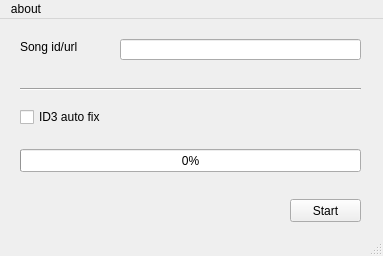
<?xml version="1.0" encoding="UTF-8"?>
<ui version="4.0">
 <class>MainWindow</class>
 <widget class="QMainWindow" name="MainWindow">
  <property name="enabled">
   <bool>true</bool>
  </property>
  <property name="geometry">
   <rect>
    <x>0</x>
    <y>0</y>
    <width>383</width>
    <height>256</height>
   </rect>
  </property>
  <property name="windowTitle">
   <string>MainWindow</string>
  </property>
  <widget class="QWidget" name="centralwidget">
   <widget class="QLineEdit" name="lineEdit">
    <property name="geometry">
     <rect>
      <x>120</x>
      <y>20</y>
      <width>241</width>
      <height>21</height>
     </rect>
    </property>
   </widget>
   <widget class="Line" name="line">
    <property name="geometry">
     <rect>
      <x>20</x>
      <y>60</y>
      <width>341</width>
      <height>21</height>
     </rect>
    </property>
    <property name="orientation">
     <enum>Qt::Horizontal</enum>
    </property>
   </widget>
   <widget class="QCheckBox" name="checkBox">
    <property name="geometry">
     <rect>
      <x>20</x>
      <y>90</y>
      <width>101</width>
      <height>16</height>
     </rect>
    </property>
    <property name="text">
     <string>ID3 auto fix</string>
    </property>
   </widget>
   <widget class="QLabel" name="label">
    <property name="geometry">
     <rect>
      <x>20</x>
      <y>20</y>
      <width>71</width>
      <height>16</height>
     </rect>
    </property>
    <property name="text">
     <string>Song id/url</string>
    </property>
   </widget>
   <widget class="QProgressBar" name="progressBar">
    <property name="geometry">
     <rect>
      <x>20</x>
      <y>130</y>
      <width>341</width>
      <height>23</height>
     </rect>
    </property>
    <property name="value">
     <number>0</number>
    </property>
    <property name="alignment">
     <set>Qt::AlignCenter</set>
    </property>
    <property name="textVisible">
     <bool>true</bool>
    </property>
    <property name="textDirection">
     <enum>QProgressBar::TopToBottom</enum>
    </property>
   </widget>
   <widget class="QPushButton" name="pushButton">
    <property name="enabled">
     <bool>true</bool>
    </property>
    <property name="geometry">
     <rect>
      <x>290</x>
      <y>180</y>
      <width>71</width>
      <height>23</height>
     </rect>
    </property>
    <property name="text">
     <string>Start</string>
    </property>
   </widget>
  </widget>
  <widget class="QMenuBar" name="menubar">
   <property name="geometry">
    <rect>
     <x>0</x>
     <y>0</y>
     <width>383</width>
     <height>21</height>
    </rect>
   </property>
   <widget class="QMenu" name="menuAbout">
    <property name="title">
     <string>about</string>
    </property>
    <addaction name="actionST_Explorer"/>
    <addaction name="actionAuthor"/>
    <addaction name="separator"/>
    <addaction name="actionAn_example"/>
   </widget>
   <addaction name="menuAbout"/>
  </widget>
  <widget class="QStatusBar" name="statusbar"/>
  <action name="actionST_Explorer">
   <property name="checkable">
    <bool>false</bool>
   </property>
   <property name="checked">
    <bool>false</bool>
   </property>
   <property name="enabled">
    <bool>true</bool>
   </property>
   <property name="text">
    <string>ST Explorer</string>
   </property>
  </action>
  <action name="actionAn_example">
   <property name="text">
    <string>an example</string>
   </property>
  </action>
  <action name="actionAuthor">
   <property name="text">
    <string>author</string>
   </property>
  </action>
 </widget>
 <resources/>
 <connections>
  <connection>
   <sender>pushButton</sender>
   <signal>clicked()</signal>
   <receiver>MainWindow</receiver>
   <slot>start()</slot>
   <hints>
    <hint type="sourcelabel">
     <x>292</x>
     <y>209</y>
    </hint>
    <hint type="destinationlabel">
     <x>250</x>
     <y>213</y>
    </hint>
   </hints>
  </connection>
  <connection>
   <sender>actionAn_example</sender>
   <signal>triggered()</signal>
   <receiver>MainWindow</receiver>
   <slot>menuExample()</slot>
   <hints>
    <hint type="sourcelabel">
     <x>-1</x>
     <y>-1</y>
    </hint>
    <hint type="destinationlabel">
     <x>191</x>
     <y>127</y>
    </hint>
   </hints>
  </connection>
 </connections>
 <slots>
  <slot>start()</slot>
  <slot>menuExample()</slot>
 </slots>
</ui>
